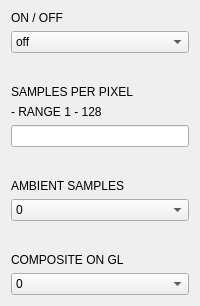
      <widget class="QWidget" name="tab_6">
       <attribute name="title">
        <string>WEEK5</string>
       </attribute>
       <layout class="QFormLayout" name="formLayout_11">
        <item row="0" column="0">
         <widget class="QLabel" name="label_39">
          <property name="text">
           <string>ON / OFF</string>
          </property>
         </widget>
        </item>
        <item row="2" column="0">
         <spacer name="verticalSpacer_8">
          <property name="orientation">
           <enum>Qt::Vertical</enum>
          </property>
          <property name="sizeHint" stdset="0">
           <size>
            <width>20</width>
            <height>20</height>
           </size>
          </property>
         </spacer>
        </item>
        <item row="3" column="0">
         <widget class="QLabel" name="label_40">
          <property name="text">
           <string>SAMPLES PER PIXEL</string>
          </property>
         </widget>
        </item>
        <item row="4" column="0">
         <widget class="QLabel" name="label_41">
          <property name="text">
           <string>- RANGE 1 - 128</string>
          </property>
         </widget>
        </item>
        <item row="6" column="0">
         <spacer name="verticalSpacer_9">
          <property name="orientation">
           <enum>Qt::Vertical</enum>
          </property>
          <property name="sizeHint" stdset="0">
           <size>
            <width>20</width>
            <height>20</height>
           </size>
          </property>
         </spacer>
        </item>
        <item row="7" column="0">
         <widget class="QLabel" name="label_42">
          <property name="text">
           <string>AMBIENT SAMPLES</string>
          </property>
         </widget>
        </item>
        <item row="9" column="0">
         <spacer name="verticalSpacer_10">
          <property name="orientation">
           <enum>Qt::Vertical</enum>
          </property>
          <property name="sizeHint" stdset="0">
           <size>
            <width>20</width>
            <height>20</height>
           </size>
          </property>
         </spacer>
        </item>
        <item row="10" column="0">
         <widget class="QLabel" name="label_43">
          <property name="text">
           <string>COMPOSITE ON GL</string>
          </property>
         </widget>
        </item>
        <item row="1" column="0" colspan="2">
         <widget class="QComboBox" name="comboBox_11">
          <item>
           <property name="text">
            <string>off</string>
           </property>
          </item>
          <item>
           <property name="text">
            <string>on</string>
           </property>
          </item>
         </widget>
        </item>
        <item row="5" column="0" colspan="2">
         <widget class="QLineEdit" name="lineEdit_25"/>
        </item>
        <item row="8" column="0" colspan="2">
         <widget class="QComboBox" name="comboBox_12">
          <item>
           <property name="text">
            <string>0</string>
           </property>
          </item>
          <item>
           <property name="text">
            <string>1</string>
           </property>
          </item>
          <item>
           <property name="text">
            <string>2</string>
           </property>
          </item>
          <item>
           <property name="text">
            <string>3</string>
           </property>
          </item>
          <item>
           <property name="text">
            <string>4</string>
           </property>
          </item>
         </widget>
        </item>
        <item row="11" column="0" colspan="2">
         <widget class="QComboBox" name="comboBox_13">
          <item>
           <property name="text">
            <string>0</string>
           </property>
          </item>
          <item>
           <property name="text">
            <string>1</string>
           </property>
          </item>
         </widget>
        </item>
       </layout>
      </widget>
